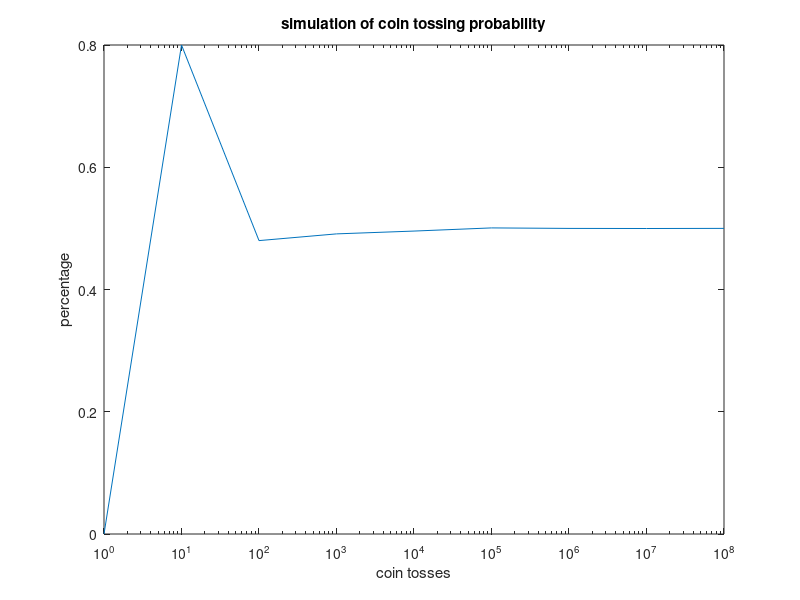

Write the MATLAB code that produced this figure.
clear; clc; close all;

%%  Data Analysis
%   1st assignement 19-10-21 ex 1

tosses = 10.^(0:8)';
iterations = length(tosses);
percentage = zeros(1,iterations);
 for i = 1:iterations
    x = rand(tosses(i),1);
    a = x > 0.5;
    percentage(i) = (sum(a(:) == 1)/tosses(i));
 end
semilogx(tosses, percentage)
xlabel('coin tosses')
ylabel('percentage')
title('simulation of coin tossing probability')
